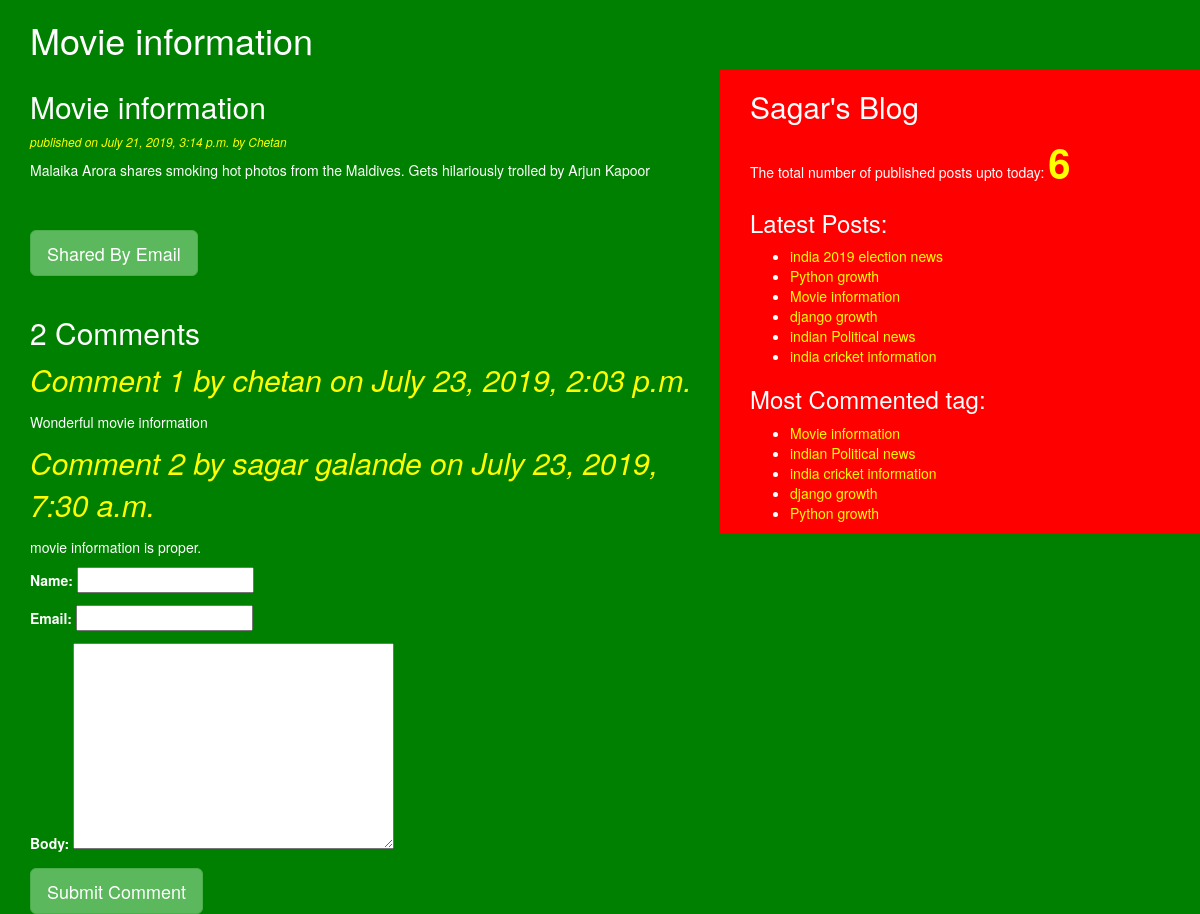
Page /2019/07/21/movie-information on the committed database.
### blog/models.py (models this page shows, shortened)
class Post(models.Model):
    STATUS_CHOICES=(('draft',"Draft"),("published","Published"))
    title=models.CharField(max_length=256)
    slug=models.SlugField(max_length=264,unique_for_date="publish")
    author=models.ForeignKey(User,related_name="blog_posts",on_delete=models.CASCADE)
    body=models.TextField()
    publish=models.DateTimeField(default=timezone.now)
    created=models.DateTimeField(auto_now_add=True)
    updated=models.DateTimeField(auto_now=True)
    status=models.CharField(max_length=10,choices=STATUS_CHOICES,default="draft")
    objects=CustomManager()
    tags=TaggableManager()
    class Meta:
        ordering=("-publish",)
    def get_absolute_url(self):
        return reverse("post_detail",args=[self.publish.year,self.publish.strftime('%m'),self.publish.strftime('%d'),self.slug])

class Comment(models.Model):
    post=models.ForeignKey(Post,related_name="comments",on_delete=models.CASCADE)
    name=models.CharField(max_length=32)
    email=models.EmailField()
    body=models.TextField()
    created=models.DateTimeField(auto_now_add=True)
    updated=models.DateTimeField(auto_now=True)
    active=models.BooleanField(default=True)
    class Meta:
        ordering=("-created",)

### blog/views.py (the view)
# urls.py: path('<int:year>/<str:month>/<int:day>/<str:post>', views.post_detail_view,name="post_detail"),
def post_detail_view(request,year,month,day,post):
    post= get_object_or_404(Post,slug=post,status="published",publish__year=year,publish__month=month,publish__day=day)
    comments=post.comments.filter(active=True)
    csubmit=False
    if request.method=="POST":
        form=CommentForm(request.POST)
        new_comment=form.save(commit=False)
        new_comment.post=post
        new_comment.save()
        csubmit=True
    else:
        form=CommentForm()
    return render(request,"blog/post_detail.html",{"post":post,'form':form,'csubmit':csubmit,'comments':comments})

### blog/forms.py
class CommentForm(forms.ModelForm):
    class Meta:
        model=Comment
        fields=('name','email','body')

### blog/models.py (called while the page is built)
    def get_queryset(self):
        return super().get_queryset().filter(status="published")

### blog/templatetags/blog_tags.py (called while the page is built)
@register.simple_tag(name="my_tag")
def total_posts():
    return Post.objects.count()

@register.inclusion_tag('blog/latest_post.html')
def show_latest_post(count=3):
    latest_post=Post.objects.order_by('-publish')[:count]
    return {'latest_post':latest_post}

@register.simple_tag
def get_most_commented_tag(count=5):
    return Post.objects.annotate(total_comment=Count('comments')).order_by('-total_comment')[:count]

### templates/blog/post_detail.html (shortened to what this page needs)
{%extends "blog/base.html" %}
  {%block title_block%}{{post.title}}{%endblock%}
      {%block content_body%}
        <h2>{{post.title}}</h2>
        <p id="date">published on {{post.publish}} by {{post.author|title}}</p>
        {{post.body|linebreaks}}
        <br><br>
        <a href="/share/{{post.id}}/" class="btn btn-lg btn-success">Shared By Email</a><br><br>
        {%with comments.count as comments_count%}
        <h2>{{comments_count}} Comment{{comments_count|pluralize}}</h2>
        {%endwith%}
        {%if comments%}
            {%for comment in comments %}
            <p id="ch">Comment {{forloop.counter}} by {{comment.name}} on {{comment.created}}</p>
            <div class="cb">
              {{comment.body|linebreaks}}
            </div>
            {%endfor%}
        {%else%}
          <p>There are no Comment yet !!!</p>
        {%endif%}
        {%if csubmit%}
            <h2>Your Comment added Successfully</h2>
        {%else%}
            <form  method="post">
              {{form.as_p}}
              <input type="submit" class="btn btn-lg btn-success" value="Submit Comment">
            </form>
          {%endif%}
      {%endblock%}

### templates/blog/base.html (shortened to what this page needs)
<!DOCTYPE html>
{%load blog_tags%}
{%load staticfiles%}
<html lang="en" dir="ltr">
  <head>
    <link rel="stylesheet" href="https://stackpath.bootstrapcdn.com/bootstrap/3.4.1/css/bootstrap.min.css"
>
    <link rel="stylesheet" href="{%static "css/blog.css" %}">
  </head>
  <body>
    <h1>{%block title_block%} {%endblock%}</h1>
    <div class="container">
      {%block content_body%}
      {%endblock%}
    </div>
    <div class="sidebar">
      <h2>Sagar's Blog</h2>
      <p >The total  number of published posts upto today: <span id="pcount">{%my_tag%}</span></p>
      <h3>Latest Posts:</h3>{%show_latest_post 100%}
      <h3>Most Commented tag:</h3>
      {%get_most_commented_tag as most_commented%}
      <ul>
        {%for post in most_commented %}
        <li><a href="{{post.get_absolute_url}}">{{post.title}}</a></li>
        {%endfor%}
      </ul>
    </div>
  </body>
</html>

### templates/blog/latest_post.html
<ul>
  {%for post in latest_post%}
  <li><a href="{{post.get_absolute_url}}">{{post.title}}</a></li>
  {%endfor%}
</ul>

### static/css/blog.css (style rules this page uses)
.container { width: 60%; height: 100%; float: left; padding-left: 30px; background-color: green; color: white; }
.sidebar { width: 40%; height: 100%; float: right; margin-top: 0px; background-color: red; color: white; padding-left: 30px; }
h1 { width: 60%; float: left; padding-left: 30px; background-color: green; color: white; }
body { background-color: green; }
#date { color: yellow; font-size: 12px; font-style: italic; }
a { color: yellow; }
input { color: black; }
textarea { color: black; }
#ch { color: yellow; font-size: 30px; font-style: italic; }
#pcount { font-size: 40px; color: yellow; font-weight: bold;; }

### rows in the picture
Post: title "Movie information", publish "July 21, 2019, 3:14 p.m.", author "Chetan", body "Malaika Arora shares smoking hot photos from the Maldives. Gets hilariously trolled by Arjun Kapoor"
Comment: name "chetan", created "July 23, 2019, 2:03 p.m.", body "Wonderful movie information"
Comment: name "sagar galande", created "July 23, 2019, 7:30 a.m.", body "movie information is proper."
Post: title "india 2019 election news"
Post: title "Python growth"
Post: title "django growth"
Post: title "indian Political news"
Post: title "india cricket information"

### other values in the picture
{{ comments_count }} "2"
